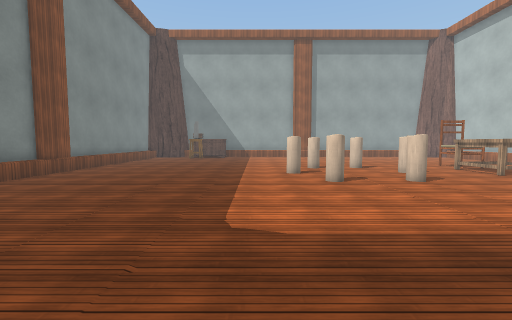
view 1 (above)

17 first-person views from a walk through a Unity game level. The camera is 1.5 m above the floor, tilts 4° down and sees 90° across. The floor is counted in squares, 1 m on a side. Each view is taken from the middle of a square. On the plan, view 1 faces up. The plan holds only what a view shows up to about 13 squares ahead; the rest is blank. The player character is not drawn. Some surface patterns are stand-ins.

view 2
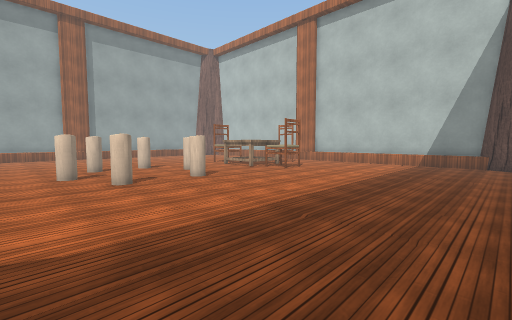

view 3
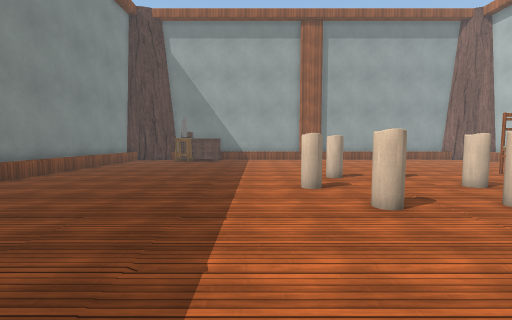

view 4
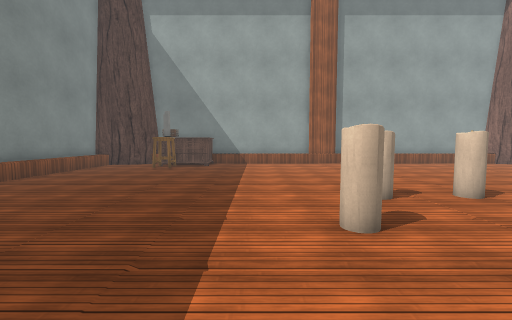

view 5
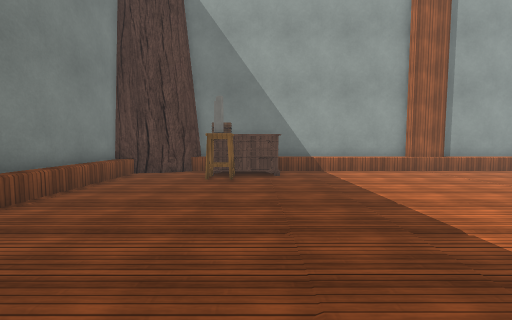

view 6
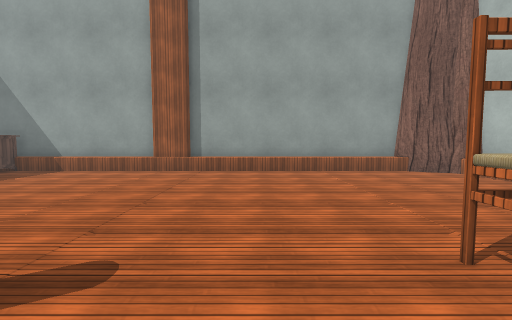

view 7
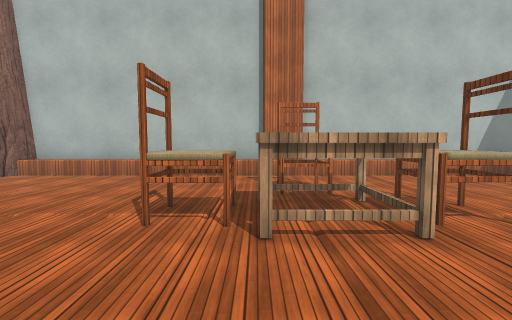

view 8
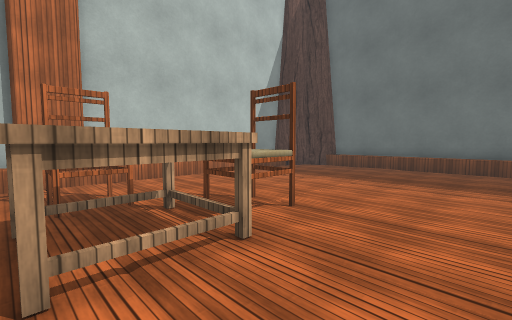

view 9
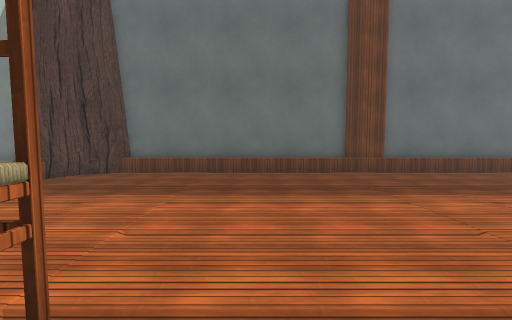

view 10
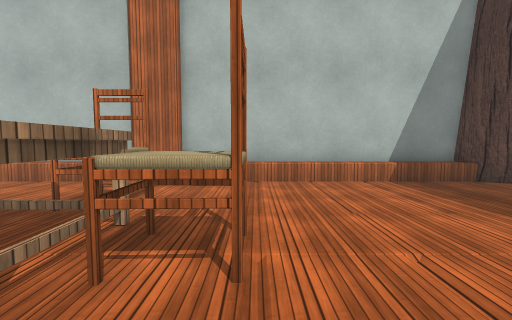

view 11
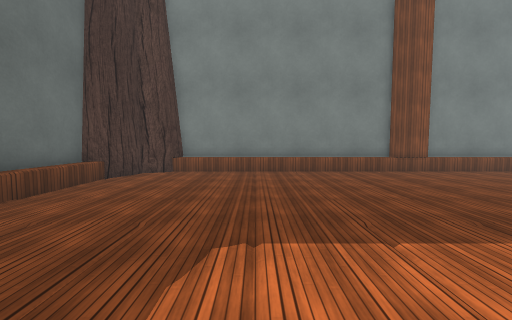

view 12
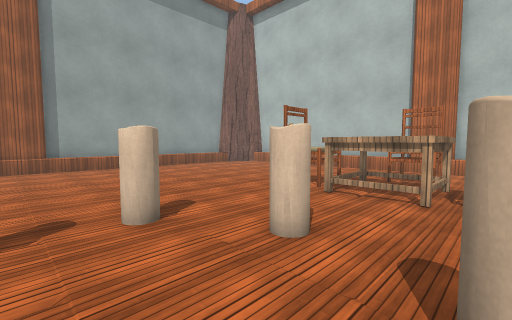

view 13
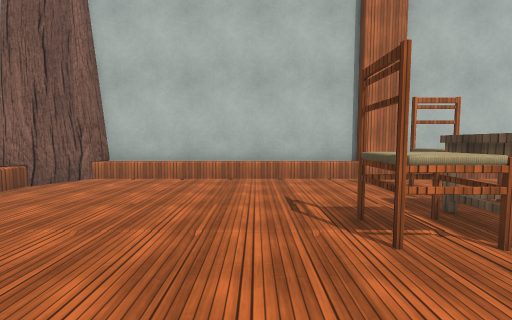

view 14
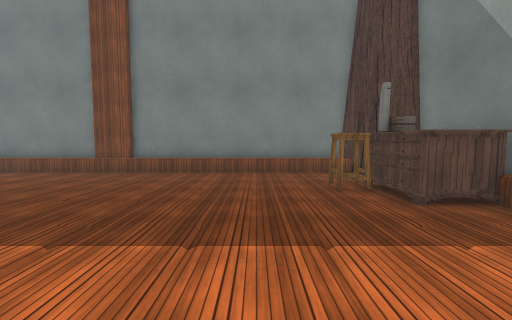

view 15
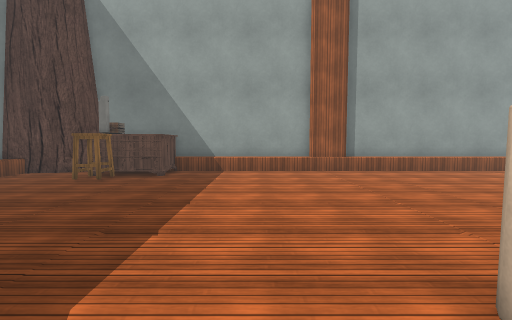

view 16
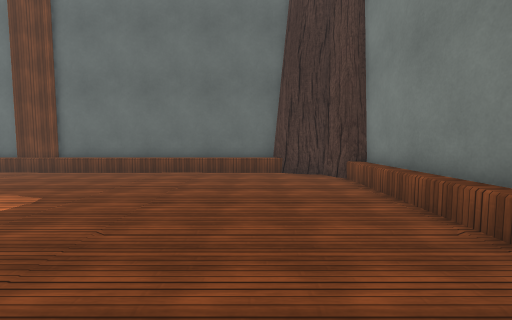

view 17
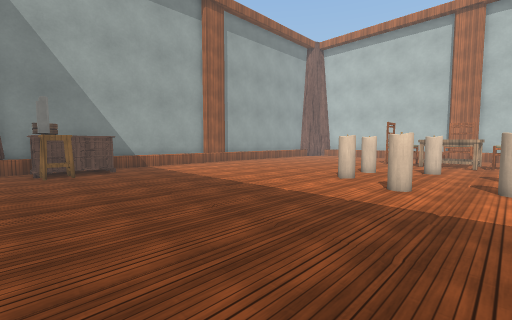

### Floor plan
Points are (right, up) in squares from view 1. A wall is a line through its corners. A room is listed if a view was taken in it or the views show most of it. See-through windows are left out.
Room 1 (views 1, 2, 3, 4, 5, 6, 7, 8, 9, 10, 11, 12, 13, 14, 15, 16, 17)
walls: (3.9, -1.4) (5.5, -1.4); (18.7, 11.9) (18.7, 13.6); (5.5, -1.7) (16.3, -1.7) (16.4, -1.1) (17.4, -0.6); (5.5, 26) (3.9, 26); (19, 13.6) (19, 24.4) (18.7, 24.5) (18.3, 24.9); (6.1, 26.4) (5.6, 26.4); (-9.9, 13.6) (-9.9, 11.9); (-10.2, 12) (-10.2, 10.1); (-10.2, 6.9) (-10.2, 1.2); (16.4, -1.1) (16.7, -0.8); (17.9, 0.1) (18.4, 1); (17.2, -0.7) (17.7, -0.5) (18.1, 0.5) (18.6, 1) (19, 1.2) (19, 11.9); (16.7, 25.6) (16.3, 26.1); (-7.4, -1) (-7, -1.3) (-6.9, -1.7) (3.9, -1.7); (-5.9, 26.4) (-6.9, 26.4); (-7.9, -0.7) (-7.1, -1.1); (17.3, 25.3) (16.5, 25.7); (-7.1, 25.8) (-8, 25.3); (-9.7, 1) (-9.2, 0.1); (18.5, 24.5) (18.2, 25.1) (17.2, 25.4); (-9.2, 0.3) (-9, -0.4) (-8.5, -0.5); (-7, 26) (-7.6, 25.4) (-8.7, 25.1); (-9.9, 1.1) (-9.4, 0.7); (-8.7, -0.5) (-7.8, -0.7); (-8.5, 25.1) (-9.4, 25) (-9.9, 24.5); (-10.2, 24.4) (-10.2, 14.1)
low walls: (18.4, 11.4) (18.4, 24.6); (18.4, 0.9) (18.4, 11); (-5.9, 25.7) (-7.2, 25.7); (16.5, 25.7) (-3.1, 25.7); (-7.2, -1.1) (16.5, -1.1); (-9.6, 24.9) (-9.6, 0.9)
objects: stool (-6, 23) to (-5, 24); drawers (-6, 24) to (-6, 25); drawers (-4, 24) to (-3, 25); candle (2, 12) to (2, 13); candle (3, 10); candle (3, 15) to (4, 15); candle (6, 10); candle (6, 15); candle (7, 12) to (8, 13); table (11, 11) to (11, 14); chair (12, 9) to (13, 11); chair (12, 14) to (13, 16); table (13, 12) to (13, 14); chair (14, 12) to (16, 13)

Positions as (right, up) in squares from view 1, and headings:
1: (0, 0), facing up
2: (0, 0), facing up-right
3: (0, 4), facing up
4: (0, 8), facing up
5: (-4, 13), facing up
6: (9, 13), facing up
7: (7, 14), facing right
8: (8, 14), facing down-right
9: (10, 11), facing down
10: (9, 9), facing right
11: (3, 5), facing left
12: (4, 10), facing up-right
13: (8, 18), facing right
14: (3, 20), facing left
15: (1, 13), facing up
16: (-6, 11), facing down
17: (-7, 10), facing up-right
